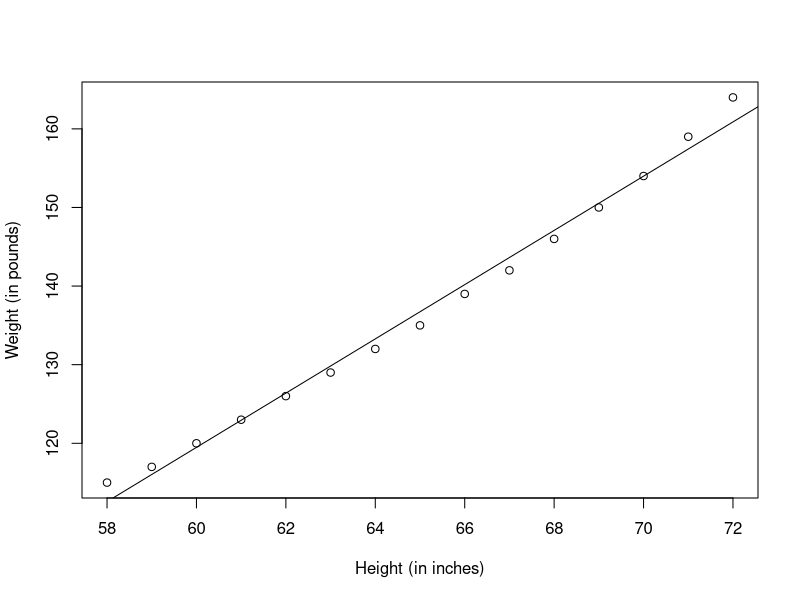
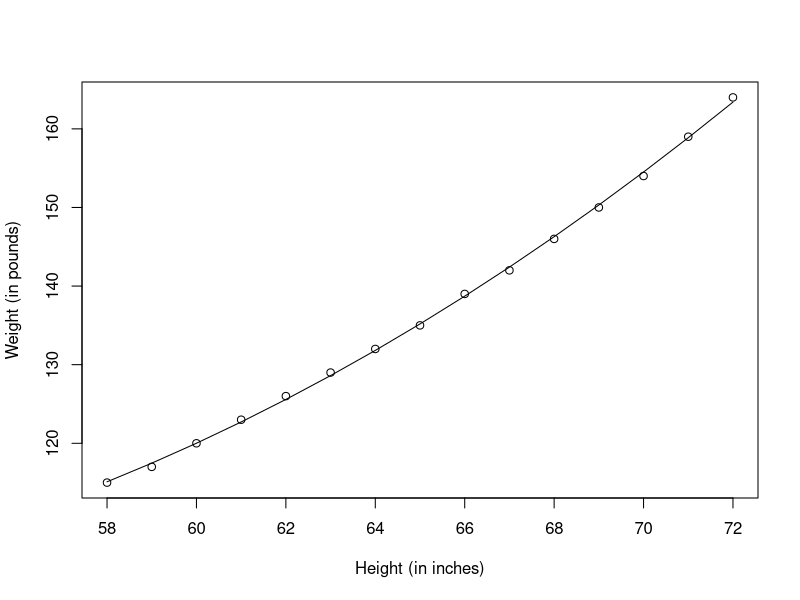
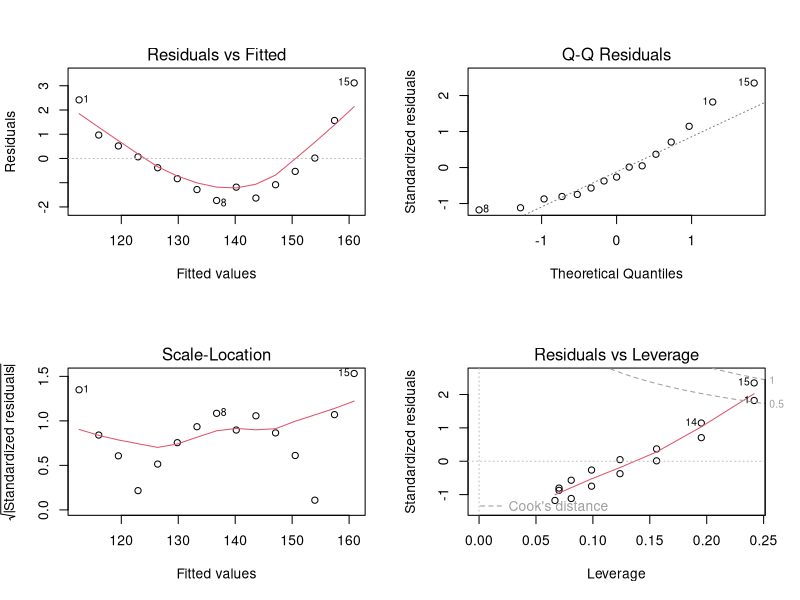
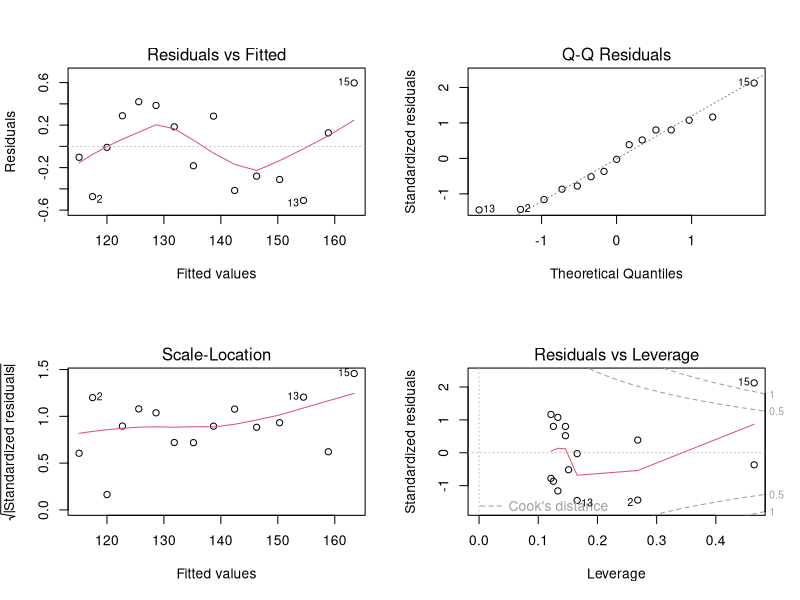
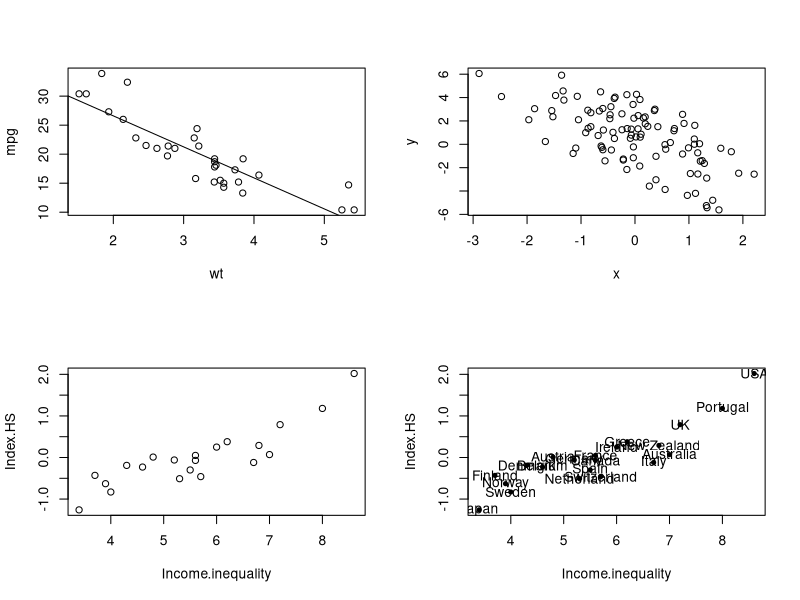
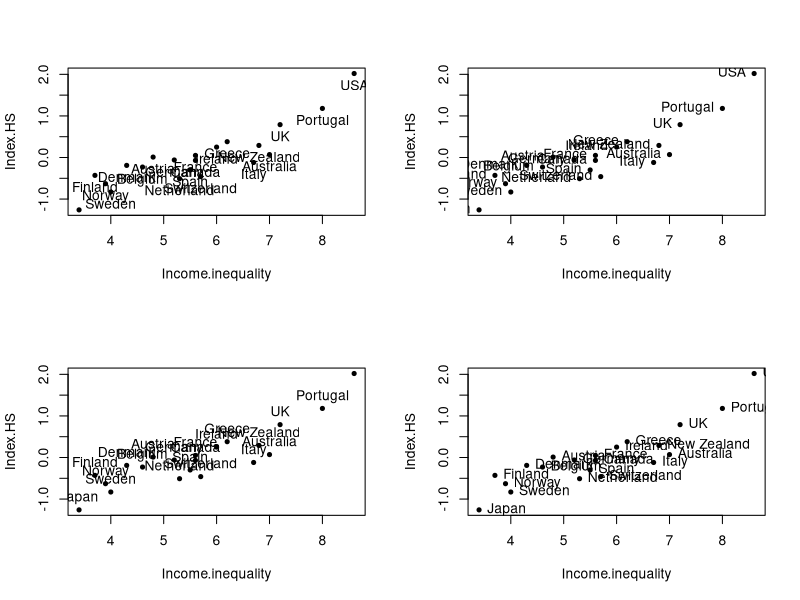
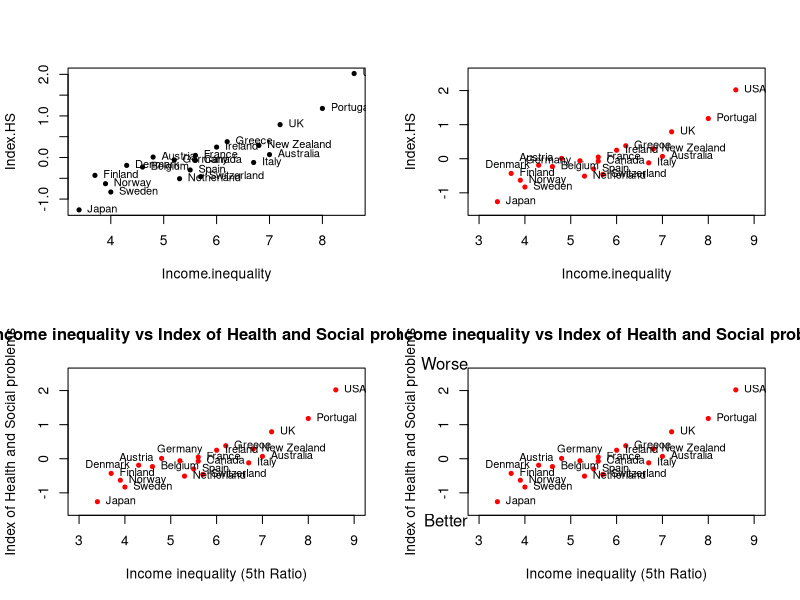
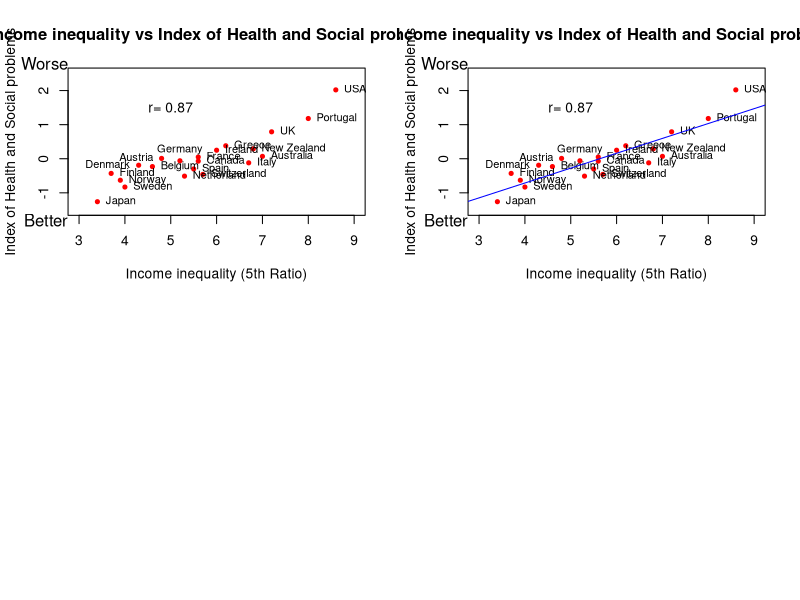

Source code (R) for these figures, in order:
## ---- chunk 1
knitr::opts_chunk$set(echo = TRUE, results = 'markup', collapse = TRUE,tidy = TRUE )
## ---- chunk 2
data("women")
fit<-lm(weight~height, data=women) 
summary(fit)
women$weight
fitted(fit)
residuals(fit)
plot(women$height,women$weight,xlab="Height (in inches)",ylab="Weight (in pounds)")
abline(fit)
## ---- chunk 3
fit2<- lm(weight~height+I(height^2), data=women)
summary(fit2)
plot(women$height,women$weight,xlab="Height (in inches)",ylab="Weight (in pounds)")
lines(women$height,fitted(fit2))
## ---- chunk 4
fit<- lm(weight~height,data=women)
par(mfrow=c(2,2))
plot(fit)
## ---- chunk 5
fit2<- lm(weight~height+I(height^2), data=women)
par(mfrow=c(2,2))
plot(fit2)
## ---- chunk 6
plot(mpg~wt,data=mtcars)
model<- lm(mpg~wt, data=mtcars) 
#plot(model)
abline(model)
## ---- chunk 7
summary(model)
## ---- chunk 8
predict(model,newdata=data.frame(wt=6))
## ---- chunk 9
x <- rnorm(10)
pnorm(2)
x <- rnorm(10, 20, 2)
## ---- chunk 10
set.seed(1) 
rnorm(5)
rnorm(5)
set.seed(1)
## ---- chunk 11
## Always set your seed!
set.seed(20)
## Simulate predictor variable
x <- rnorm(100)
## Simulate the error term
e <- rnorm(100, 0, 2)
## Compute the outcome via the model
y <- 0.5 - 2 * x + e
plot(x, y)
## ---- chunk 12
set.seed(1) 
sample(1:10, 4)
sample(1:10, 4)
## Doesn't have to be numbers
sample(letters, 5)
 ## Do a random permutation
sample(1:10)
sample(1:10)
## Sample w/replacement
sample(1:10, replace = TRUE)
## ---- chunk 13
country<-c("Australia", "Austria", "Belgium","Canada", "Denmark", "Finland","France","Germany",
"Greece","Ireland","Italy","Japan", "Netherland",
"New Zealand", "Norway", "Portugal", "Spain","Sweden", "Switzerland","UK","USA")
Income.inequality<-c(7.0,4.8,4.6,5.6,4.3,3.7,5.6,5.2,6.2,6.0,6.7,3.4,5.3,6.8,3.9,8.0,5.5,4.0,5.7,7.2,8.6)
Index.HS<-c(0.07,0.01,-0.23,-0.07,-0.19,-0.43,0.05,-0.06,0.38,0.25,-0.12,-1.26,-0.51,0.29,-0.63
,1.18,-0.30,-0.83,-0.46,0.79,2.02)
GDP_WB<-c(45926,47682,43435,45066,45537,30676,39328,46401,26851,49393,35463,36319,48253,37679,65615
          ,28760,33629,45297,59540,40233,54630)
data.21<-data.frame(country,Income.inequality,Index.HS,GDP_WB)
plot(data.21[c("Income.inequality","Index.HS")])
## ---- chunk 14
Index_inequality.df<-data.21[c("Income.inequality","Index.HS")] 
str(Index_inequality.df)
(country<-data.21[,"country"])
(country.2<-data.21["country"])
str(country)
str(country.2)
plot(Index_inequality.df,pch=20)
text(Index_inequality.df,labels=country)
## ---- chunk 15
plot(Index_inequality.df,pch=20)
text(Index_inequality.df,labels=country,pos=1)
## ---- chunk 16
plot(Index_inequality.df,pch=20) 
text(Index_inequality.df,labels=country,pos=2)
## ---- chunk 17
plot(Index_inequality.df,pch=20)
text(Index_inequality.df,labels=country,pos=3)
## ---- chunk 18
plot(Index_inequality.df,pch=20)
text(Index_inequality.df,labels=country,pos=4)
## ---- chunk 19
plot(Index_inequality.df,pch=20) 
text(Index_inequality.df,labels=country,pos=4,cex=0.8)
## ---- chunk 20
which(country %in% c("Austria","Denmark","Germany","Netherland"))
text.left<-which(country %in% c("Austria","Denmark","Germany","Netherla nd"))
text.left
text.right<-setdiff(1:nrow(data.21),text.left)
text.right
pos.text<-ifelse(1:nrow(data.21)%in% text.left,2,4)
plot(Index_inequality.df,pch=20,col="red",xlim=c(3,9),ylim=c(-1.5,2.5))
text(Index_inequality.df,labels=country,pos=pos.text,cex=0.8)
## ---- chunk 21
which(country %in% "Germany")
text.up<-which(country %in% "Germany")
text.up
text.left<-setdiff(1:nrow(data.21),c(text.right,text.up))
text.left
pos.text<-ifelse(1:nrow(data.21) %in% text.up,3,ifelse(1:nrow(data.21)%in% text.left,2,4))
plot(Index_inequality.df,pch=20,col="red",xlim=c(3,9),ylim=c(-1.5,2.5), ann=FALSE)
text(Index_inequality.df,labels = country,pos=pos.text,cex=0.8)
main.title<-"Income inequality vs Index of Health and Social problems" 
x.lab<-"Income inequality (5th Ratio)"
y.lab<-"Index of Health and Social problems" 
title(main=main.title,xlab=x.lab,ylab=y.lab)
## ---- chunk 22
plot(Index_inequality.df,pch=20,col="red",xlim=c(3,9),ylim=c(-1.5,2.5), ann=FALSE)
text(Index_inequality.df,labels = country,pos=pos.text,cex=0.8)
main.title<-"Income inequality vs Index of Health and Social problems"
x.lab<-"Income inequality (5th Ratio)"
y.lab<-"Index of Health and Social problems" 
title(main=main.title,xlab=x.lab,ylab=y.lab) 
mtext(c("Better","Worse"),side=2,at=c(-1.8,2.8),las=1)
## ---- chunk 23
plot(Index_inequality.df,pch=20,col="red",xlim=c(3,9),ylim=c(-1.5,2.5), ann=FALSE)
text(Index_inequality.df,labels = country,pos=pos.text,cex=0.8)
main.title<-"Income inequality vs Index of Health and Social problems"
x.lab<-"Income inequality (5th Ratio)"
y.lab<-"Index of Health and Social problems" 
title(main=main.title,xlab=x.lab,ylab=y.lab) 
mtext(c("Better","Worse"),side=2,at=c(-1.8,2.8),las=1) 
text(x=5,y=1.5,labels=paste("r=",round(cor(Index_inequality.df[1],Index_inequality.df[2]),digits=2)))
## ---- chunk 24
plot(Index_inequality.df,pch=20,col="red",xlim=c(3,9),ylim=c(-1.5,2.5), ann=FALSE)
text(Index_inequality.df,labels = country,pos=pos.text,cex=0.8) 
main.title<-"Income inequality vs Index of Health and Social problems"
x.lab<-"Income inequality (5th Ratio)"
y.lab<-"Index of Health and Social problems"
title(main=main.title,xlab=x.lab,ylab=y.lab)
mtext(c("Better","Worse"),side=2,at=c(-1.8,2.8),las=1)
text(x=5,y=1.5,labels=paste("r=",round(cor(Index_inequality.df[1],Index_inequality.df[2]),digits=2))) 
lm.ineq<-lm(Index.HS~Income.inequality,data=Index_inequality.df)
abline(lm.ineq$coef,col="blue")
## ---- chunk 25
rm(list=ls(all=TRUE))
###set.seed(1002)
n <-30 ## number of observations
M <- 1 ## number of pathways
p<-5
z <- matrix(runif(n * p, 0, 1), nrow=n, ncol=p)
x <- 3*cos(z[, 1]) + 2*rnorm(n)
x<-as.matrix(x)
beta.true <- rep(1,ncol(x))
## pathway-response function
hfun1 <- function(zvec) (10*cos(zvec[1]) - 15*(zvec[2])^2+10*exp(-zvec [3])*zvec[4]-8*sin(zvec[5])*cos(zvec[3])+20*(zvec[1]*zvec[5]))
h1 <- apply(z, 1, hfun1) ## only depends on z1,z2,z3,z4,z5
eps <- rnorm(n)
y <-x * beta.true + h1+ eps
